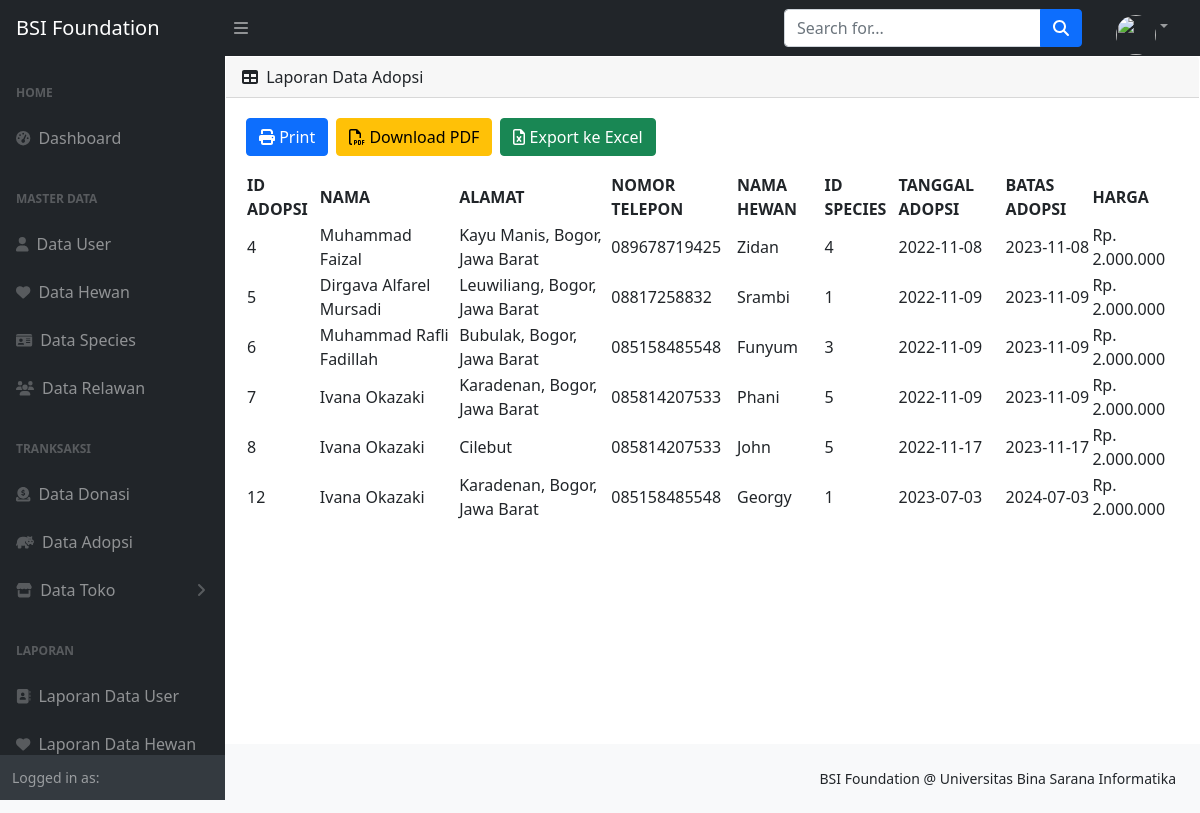
The page /index.php/laporan/LaporanDataAdopsi on the database its author committed.
### tables this page shows
CREATE TABLE `adopsi` (
  `id` int(11) NOT NULL,
  `nama` varchar(128) NOT NULL,
  `alamat` varchar(256) NOT NULL,
  `no_telepon` varchar(20) NOT NULL,
  `nama_hewan` varchar(128) NOT NULL,
  `id_species` int(11) NOT NULL,
  `tgl_adopsi` date NOT NULL,
  `batas_adopsi` date NOT NULL,
  `harga` varchar(30) NOT NULL
);

### application/controllers/Laporan.php (called while the page is built, shortened)
<?php
class Laporan extends CI_Controller
{
    public function LaporanDataAdopsi(){
        $data['judul'] = 'Laporan Data Adopsi';
        $data['user'] = $this->ModelUser->cekData(['email' => $this->session->userdata('email')])->row_array();
        $data['adopsi'] = $this->ModelAdopsi->cekData()->result();
        $this->load->view('admin/templates/header', $data);
        $this->load->view('admin/templates/sidebar', $data);
        $this->load->view('admin/templates/topbar', $data);
        $this->load->view('admin/laporan/laporan_data_adopsi', $data);
        $this->load->view('admin/templates/footer', $data);
    }
}

### index.php (called while the page is built, shortened)
<?php
require_once BASEPATH.'core/CodeIgniter.php';

### application/models/ModelAdopsi.php (called while the page is built, shortened)
<?php
class ModelAdopsi extends CI_Model
{
    public function cekData(){
        return $this->db->get('adopsi');
    }
}

### application/views/admin/laporan/laporan_data_adopsi.php (the view)
<div id="layoutSidenav_content">
    <main>
        <div class="card mb-4">
                <div class="card-header">
                    <i class="fas fa-table me-1"></i>
                    Laporan Data Adopsi
                </div>
                <div class="card-body">
                    <table id="datatablesSimple">
                    <a href="<?= base_url('laporan/print_adopsi'); ?>" class="btn btn-primary me-2 mb-3"><i class="fas fa-print"></i> Print </a>
                    <a href="<?= base_url('laporan/pdf_adopsi'); ?>" class="btn btn-warning me-2 mb-3"><i class="far fa-file-pdf"></i> Download PDF</a>
                    <a href="<?= base_url('laporan/excel_adopsi'); ?>" class="btn btn-success mb-3"><i class="far fa-file-excel"></i> Export ke Excel</a>
                    <thead>
                            <tr>
                                <th>ID ADOPSI</th>
                                <th>NAMA</th>
                                <th>ALAMAT</th>
                                <th>NOMOR TELEPON</th>
                                <th>NAMA HEWAN</th>
                                <th>ID SPECIES</th>
                                <th>TANGGAL ADOPSI</th>
                                <th>BATAS ADOPSI</th>
                                <th>HARGA</th>
                            </tr>
                        </thead>
                        <tbody>
                            <?php
                            foreach ($adopsi as $m) : ?>
                            <tr>
                                <td><?php echo $m->id ?></td>
                                <td><?php echo $m->nama ?></td>
                                <td><?php echo $m->alamat ?></td>
                                <td><?php echo $m->no_telepon ?></td>
                                <td><?php echo $m->nama_hewan ?></td>
                                <td><?php echo $m->id_species ?></td>
                                <td><?php echo $m->tgl_adopsi ?></td>
                                <td><?php echo $m->batas_adopsi ?></td>
                                <td><?php echo $m->harga ?></td>
                            </tr>
                            <?php endforeach; ?>
                        </tbody>
                    </table>
                </div>
        </div>
    </main>
</div>
</div>

### rows shown on the page
adopsi: id "4", nama "Muhammad Faizal", alamat "Kayu Manis, Bogor, Jawa Barat", no_telepon "089678719425", nama_hewan "Zidan", id_species "4", tgl_adopsi "2022-11-08", batas_adopsi "2023-11-08", harga "Rp. 2.000.000"
adopsi: id "5", nama "Dirgava Alfarel Mursadi", alamat "Leuwiliang, Bogor, Jawa Barat", no_telepon "08817258832", nama_hewan "Srambi", id_species "1", tgl_adopsi "2022-11-09", batas_adopsi "2023-11-09", harga "Rp. 2.000.000"
adopsi: id "6", nama "Muhammad Rafli Fadillah", alamat "Bubulak, Bogor, Jawa Barat", no_telepon "085158485548", nama_hewan "Funyum", id_species "3", tgl_adopsi "2022-11-09", batas_adopsi "2023-11-09", harga "Rp. 2.000.000"
adopsi: id "7", nama "Ivana Okazaki", alamat "Karadenan, Bogor, Jawa Barat", no_telepon "085814207533", nama_hewan "Phani", id_species "5", tgl_adopsi "2022-11-09", batas_adopsi "2023-11-09", harga "Rp. 2.000.000"
adopsi: id "8", nama "Ivana Okazaki", alamat "Cilebut", no_telepon "085814207533", nama_hewan "John", id_species "5", tgl_adopsi "2022-11-17", batas_adopsi "2023-11-17", harga "Rp. 2.000.000"
adopsi: id "12", nama "Ivana Okazaki", alamat "Karadenan, Bogor, Jawa Barat", no_telepon "085158485548", nama_hewan "Georgy", id_species "1", tgl_adopsi "2023-07-03", batas_adopsi "2024-07-03", harga "Rp. 2.000.000"
